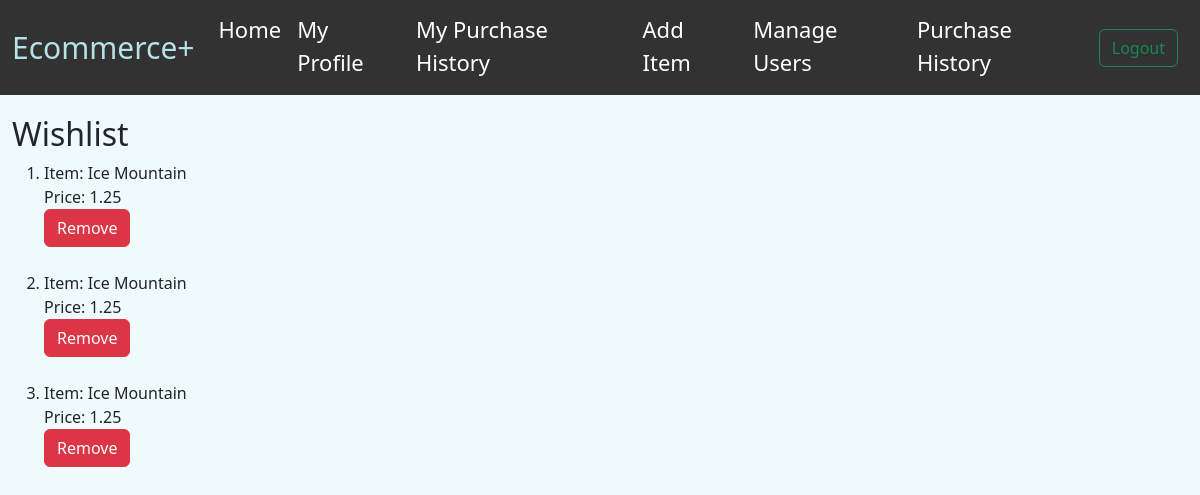
The page /wishlist (signed in) on the database its author committed.
### tables this page shows
CREATE TABLE wishlist (
    wishlist_id INTEGER PRIMARY KEY AUTOINCREMENT,
    user_id INTEGER NOT NULL,
    product_id INTEGER NOT NULL,
    product_name varchar(100) NOT NULL,
    product_price INTEGER NOT NULL,
    time_created DATETIME DEFAULT CURRENT_TIMESTAMP,
    FOREIGN KEY (user_id) REFERENCES users(user_id)
);

### app.py (the view)
@app.route("/wishlist", methods=["GET", "POST"])
def wishlist():
    try:
        if request.method == "POST" and session["login_status"] == 1:
            product_id = request.form["product_id"]
            product_name = request.form["product_name"]
            product_price = request.form["product_price"]
            user_id = session["user_id"]
            try:
                conn = get_db_connection()
                conn.execute(
                    "INSERT INTO wishlist (user_id, product_id, product_name, product_price) VALUES (?, ?, ?, ?)",
                    (user_id, product_id, product_name, product_price),
                )
                conn.commit()
                conn.close()
                return redirect("/")
            except Exception as e:
                print(str(e))
                return render_template("index.html")
        elif request.method == "GET":
            conn = get_db_connection()
            shopping_cart = conn.execute(
                "SELECT * FROM wishlist WHERE user_id = ?", (session["user_id"],)
            ).fetchall()
            conn.close()
            return render_template("wishlist.html", shopping_cart=shopping_cart)
    except:
        return redirect("/login")

### app.py (called while the page is built)
def get_db_connection():
    conn = sqlite3.connect("sql_database.db")
    conn.row_factory = sqlite3.Row
    return conn

### templates/wishlist.html (shortened to what this page needs)
{% extends 'base.html' %}
{% block body %}
<main class="container-fluid">
  <h2>Wishlist</h2>
  <ol>
    {% for item in shopping_cart %}
    <li>
      <div class="row col-md-2" id="item_name">
        <div>
          Item: {{ item.product_name }}
        </div>
        <div id="product_price">
          Price: {{ item.product_price }}
        </div>
        <div>
          <form action="/remove_from_wishlist" method="POST">
            <input type="submit" value="Remove" class="btn btn-danger">
          </form>
        </div>
      </div>
      <br>
    </li>
    {% endfor %}
  </ol>
</main>
{% endblock %}

### static/css/main.css (style rules this page uses)
* { margin: 0; padding: 0; }
body, html { height: 100%; font-family: sans-serif; }
body { background-color: #EFFAFD !important; }

### rows shown on the page
wishlist: product_name "Ice Mountain", product_price "1.25"
wishlist: product_name "Ice Mountain", product_price "1.25"
wishlist: product_name "Ice Mountain", product_price "1.25"
